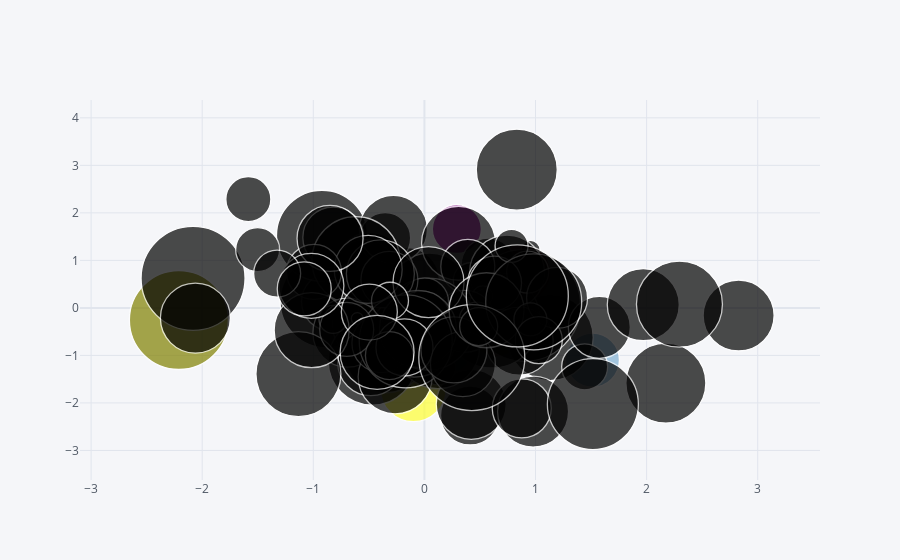

Notebook code for this chart:
### Code cell
d1.iplot(kind = 'bubble' , x = "A" , y = "B",size = "C")
